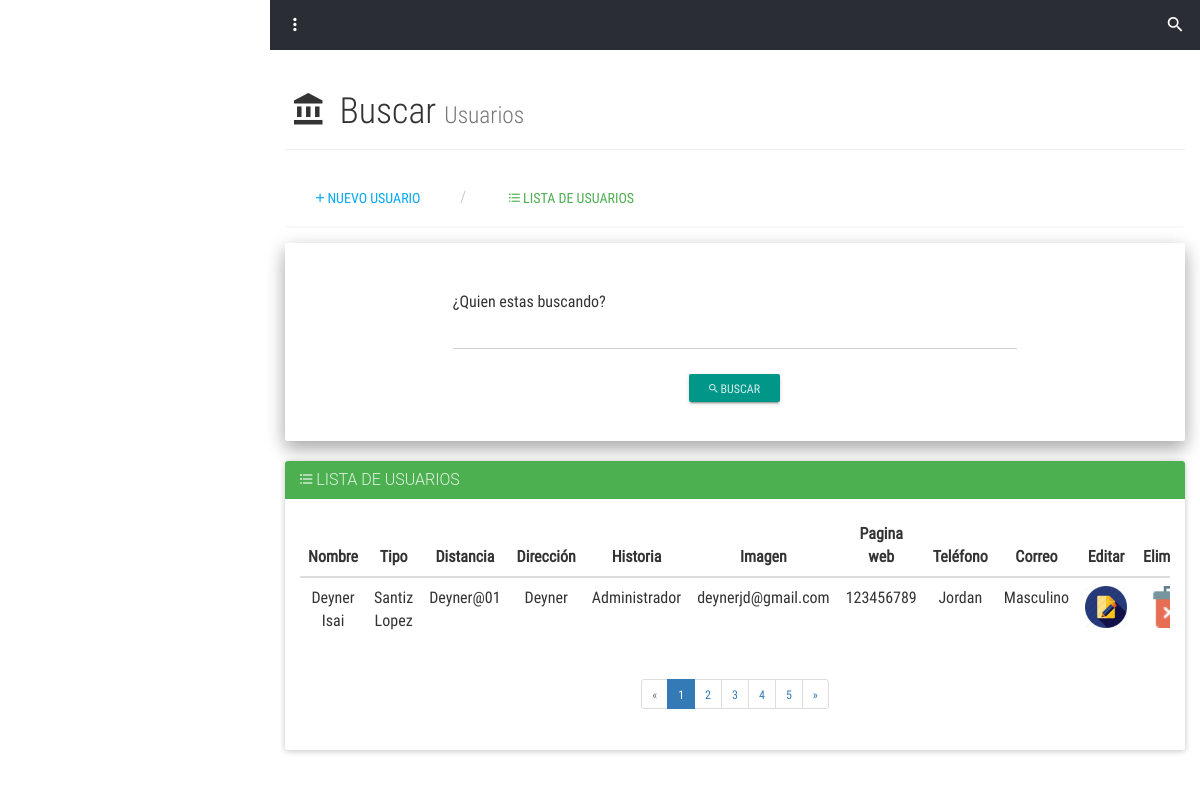
Screenshot of /Vistas/AdministrativaBuscarUsuario.php with the database file from the repository.
### tables this page shows
CREATE TABLE IF NOT EXISTS `usuarios` (
  `id_usuario` int(13) NOT NULL,
  `nombre` varchar(50) NOT NULL,
  `apellidos` varchar(50) NOT NULL,
  `usuario` varchar(15) NOT NULL,
  `pass` varchar(10) NOT NULL,
  `tipo` varchar(50) NOT NULL,
  `correo` varchar(35) NOT NULL,
  `telefono` varchar(15) NOT NULL,
  `direccion` varchar(50) NOT NULL,
  `genero` varchar(50) NOT NULL,
  `estado` bit(1) NOT NULL,
  PRIMARY KEY (`id_usuario`) USING BTREE
);

### Modelos/Conexion.php (called while the page is built, shortened)
<?php
class Conexion
{
    private $con;
    public function __construct()
    {
        $this->host = "localhost";
        $this->user = "root";
        $this->pass = "";
        $this->bd   = "samec";
        $this->con = mysqli_connect($this->host, $this->user, $this->pass, $this->bd);
        if ($this->con) {
            mysqli_select_db($this->con, $this->bd);
        }
        $this->con->set_charset("UTF8");
    }
    public function consultaRetorno($sql)
    {
        $consulta = mysqli_query($this->con, $sql);
        return $consulta;
    }
}

### Modelos/Usuario.php (called while the page is built, shortened)
<?php
include_once 'Conexion.php';
class Usuario
{
    private $con;
    public function __construct()
    {
        $this->con = new conexion();
    }
    public function filtrar($valor)
    {
        $sql       = "SELECT * FROM usuarios WHERE estado=1 AND nombre LIKE '%$valor%' OR apellidos LIKE '%$valor%'";
        $resultado = $this->con->consultaRetorno($sql);
        return $resultado;
    }
}

### Vistas/AdministrativaBuscarUsuario.php (the view, shortened to what this page needs)
<?php
$usuario = new Usuario();
if (isset($_POST)) {
    $buscar    = @$_POST['buscar'];
    $resultado = $usuario->
        filtrar($buscar);
} else {
    $resultado = $usuario->listar();
}
?>
<!DOCTYPE html>
<html lang="es">
    <head>
            	<link href="../Estilos/css/main.css" rel="stylesheet">
    </head>
    <body>
        <section class="full-box dashboard-contentPage">
            <nav class="full-box dashboard-Navbar">
                <ul class="full-box list-unstyled text-right">
                    <li class="pull-left">
                        <a class="btn-menu-dashboard" href="#!">
                            <i class="zmdi zmdi-more-vert">
                            </i>
                        </a>
                    </li>
                    <li>
                        <a class="btn-search" href="search.html">
                            <i class="zmdi zmdi-search">
                            </i>
                        </a>
                    </li>
                </ul>
            </nav>
            <div class="container-fluid">
                <div class="page-header">
                    <h1 class="text-titles">
                        <i class="zmdi zmdi-balance zmdi-hc-fw">
                        </i>
                        Buscar
                        <small>
                            Usuarios
                        </small>
                    </h1>
                </div>
            </div>
            <div class="container-fluid">
                <ul class="breadcrumb breadcrumb-tabs">
                    <li>
                        <a class="btn btn-info" href="?cargar=AdministrativaRegistrarUsuario">
                            <i class="zmdi zmdi-plus">
                            </i>
                            NUEVO USUARIO
                        </a>
                    </li>
                    <li>
                        <a class="btn btn-success" href="?cargar=AdministrativaListarUsuario&tipo=Administrador">
                            <i class="zmdi zmdi-format-list-bulleted">
                            </i>
                            LISTA DE USUARIOS
                        </a>
                    </li>
                </ul>
            </div>
            <div class="container-fluid">
                <form action="" class="well" method="POST">
                    <div class="row">
                        <div class="col-xs-12 col-md-8 col-md-offset-2">
                            <div class="form-group label-floating">
                                <span class="control-label">
                                    ¿Quien estas buscando?
                                </span>
                                <input class="form-control" name="buscar" required="" type="text" value="<?php echo $buscar ?>">
                            </div>
                        </div>
                        <div class="col-xs-12">
                            <p class="text-center">
                                <button class="btn btn-primary btn-raised btn-sm" type="submit">
                                    <i class="zmdi zmdi-search">
                                    </i>
                                    Buscar
                                </button>
                            </p>
                        </div>
                    </div>
                </form>
            </div>
            <div class="container-fluid">
                <div class="panel panel-success">
                    <div class="panel-heading">
                        <h3 class="panel-title">
                            <i class="zmdi zmdi-format-list-bulleted">
                            </i>
                            LISTA DE USUARIOS
                        </h3>
                    </div>
                    <div class="panel-body">
                        <div class="table-responsive">
                            <table class="table table-hover text-center">
                                <thead>
                                    <tr>
                                        <th class="text-center">
                                            Nombre
                                        </th>
                                        <th class="text-center">
                                            Tipo
                                        </th>
                                        <th class="text-center">
                                            Distancia
                                        </th>
                                        <th class="text-center">
                                            Dirección
                                        </th>
                                        <th class="text-center">
                                            Historia
                                        </th>
                                        <th class="text-center">
                                            Imagen
                                        </th>
                                        <th class="text-center">
                                            Pagina web
                                        </th>
                                        <th class="text-center">
                                            Teléfono
                                        </th>
                                        <th class="text-center">
                                            Correo
                                        </th>
                                        <th class="text-center">
                                            Editar
                                        </th>
                                        <th class="text-center">
                                            Eliminar
                                        </th>
                                    </tr>
                                </thead>
                                <tbody>
							<?php while ($row = mysqli_fetch_assoc($resultado)): ?>
								<tr>
											<td><?php echo $row['nombre']; ?></td>
											<td><?php echo $row['apellidos']; ?></td>
											<td><?php echo $row['pass']; ?></td>
											<td><?php echo $row['usuario']; ?></td>
											<td><?php echo $row['tipo']; ?></td>
											<td><?php echo $row['correo']; ?></td>
											<td><?php echo $row['telefono']; ?></td>
											<td><?php echo $row['direccion']; ?></td>
											<td><?php echo $row['genero']; ?></td>
											<td><a href=?cargar=AdministrativaEditarUsuario&id_usuario=<?php echo $row['id_usuario']; ?>><img src="../Estilos/Imagenes/iconosRegistros/editar.png" height="42" width="42" ></a></td>
											<td><a style="cursor: pointer;" onclick='confirmar(<?php echo $row['id_usuario']; ?>)'><img src="../Estilos/Imagenes/iconosRegistros/eliminar.png" height="42" width="42"></a></td>
										</tr>
									<?php endwhile;?>
							</tbody>
                            </table>
                        </div>
                        <nav class="text-center">
                            <ul class="pagination pagination-sm">
                                <li class="disabled">
                                    <a href="javascript:void(0)">
                                        «
                                    </a>
                                </li>
                                <li class="active">
                                    <a href="javascript:void(0)">
                                        1
                                    </a>
                                </li>
                                <li>
                                    <a href="javascript:void(0)">
                                        2
                                    </a>
                                </li>
                                <li>
                                    <a href="javascript:void(0)">
                                        3
                                    </a>
                                </li>
                                <li>
                                    <a href="javascript:void(0)">
                                        4
                                    </a>
                                </li>
                                <li>
                                    <a href="javascript:void(0)">
                                        5
                                    </a>
                                </li>
                                <li>
                                    <a href="javascript:void(0)">
                                        »
                                    </a>
                                </li>
                            </ul>
                        </nav>
                    </div>
                </div>
            </div>
        </section>
    </body>
</html>

### Estilos/css/main.css (style rules this page uses)
body, html { background-color: #fff; width: 100%; height: 100%; margin: 0; padding: 0; position: relative; font-size: 16px; font-family: 'RobotoCondensed'; overflow: hidden; }
.full-box { margin: 0; padding: 0; width: 100%; box-sizing: border-box; }
.text-titles { font-family: 'RobotoCondensedLight' }
.breadcrumb-tabs { margin-bottom: 15px; background-color: transparent; border-bottom: 2px solid #F7F7F7; padding: 0; }
.dashboard-sideBar, .dashboard-contentPage { position: absolute; top: 0; height: 100%; transition: all .3s ease-in-out; }
.dashboard-contentPage { right: 0; z-index: 1; padding-left: 270px; }
.dashboard-Navbar, .dashboard-Navbar>ul, .dashboard-Navbar>ul>li, .dashboard-Navbar>ul>li>a { height: 50px; line-height: 50px; }
.dashboard-Navbar>ul>li>a { outline: none; }
.dashboard-Navbar { background-color: #2A2D34; overflow: hidden; }
.dashboard-Navbar>ul>li, .dashboard-Navbar>ul>li>a { display: inline-block; width: 50px; text-align: center; color: #fff; margin: 0; padding: 0; font-size: 20px; transition: all .3s ease-in-out; position: relative; }

### rows the page displays
usuarios: nombre "Deyner Isai", apellidos "Santiz Lopez", pass "Deyner@01", usuario "Deyner", tipo "Administrador", correo "deynerjd@gmail.com", telefono "123456789", direccion "Jordan", genero "Masculino"
